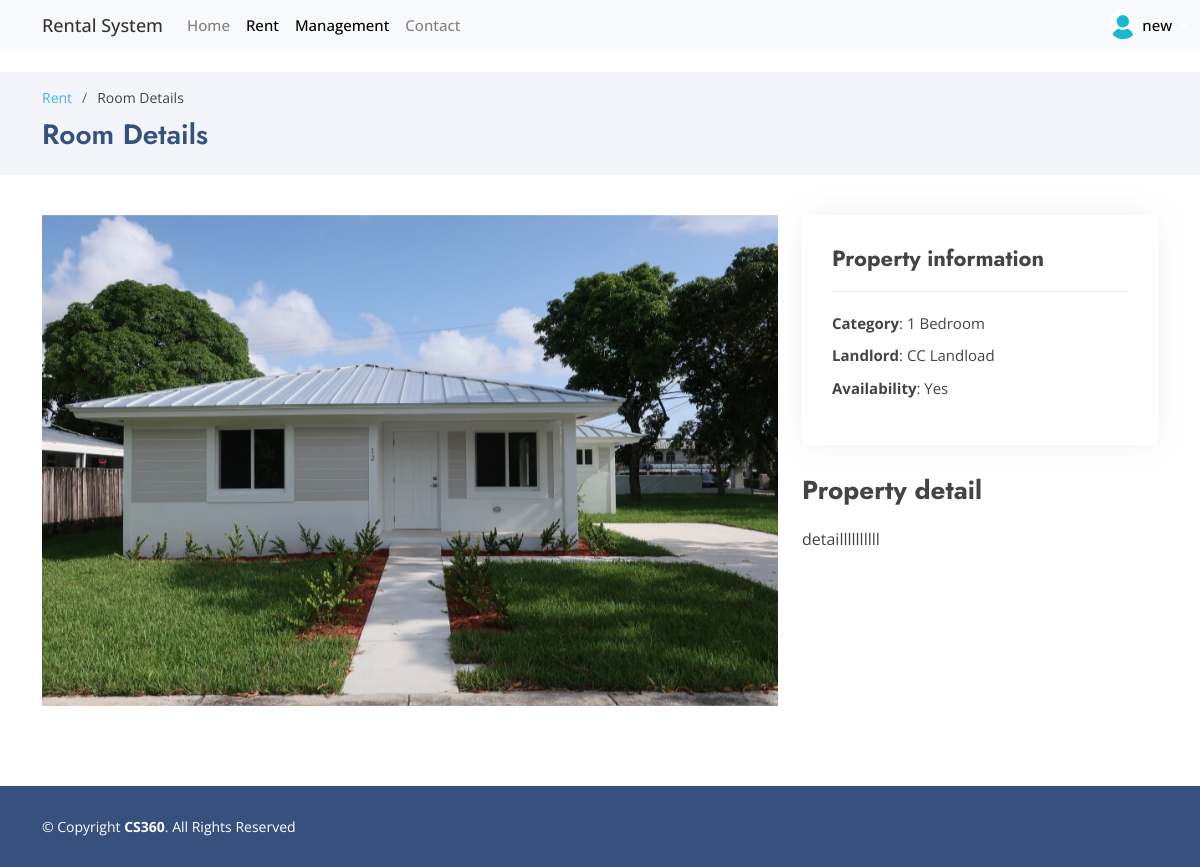
The app's page /property_details/1 (signed in) with its own data.
### app.py (models this page shows, shortened)
class User(UserMixin, db.Model):
    id = db.Column(db.Integer, primary_key=True)
    firstname = db.Column(db.String(150), nullable=False)
    lastname = db.Column(db.String(150), nullable=False)
    email = db.Column(db.String(150), unique=True, nullable=False)
    password = db.Column(db.String(150), nullable=False)
    user_type = db.Column(db.Enum('user', 'landlord', 'admin'), nullable=False, default='user')
    is_approved = db.Column(db.Boolean, default=True, nullable=False)
    image_file = db.Column(db.String(20), nullable=False, default='default.jpg')
    requests = db.relationship('Request', backref='user', lazy=True)
    properties = db.relationship('Property', backref='owner', lazy=True)

class Property(db.Model):
    id = db.Column(db.Integer, primary_key=True)
    name = db.Column(db.String(150), nullable=False)
    price = db.Column(db.Numeric(10, 2), nullable=False)
    availability = db.Column(db.Boolean, default=True, nullable=False)
    room_count = db.Column(db.Integer, nullable=False)
    image_url = db.Column(db.String(255), nullable=True, default='defaultH.png')
    detail = db.Column(db.Text, nullable=True)
    owner_id = db.Column(db.Integer, db.ForeignKey('user.id'), nullable=False)
    created_at = db.Column(db.DateTime, default=datetime.utcnow)
    __table_args__ = (CheckConstraint('room_count IN (1, 2, 3)'),)

### app.py (the view)
@app.route('/property_details/<int:property_id>')
@login_required
def property_details(property_id):
    property = Property.query.get_or_404(property_id)
    return render_template('property_details.html', property=property)

### app.py (called while the page is built)
@login_manager.user_loader
def load_user(user_id):
    return db.session.get(User, int(user_id))

### templates/property_details.html (shortened to what this page needs)
<!DOCTYPE html>
<html lang="en">
<head>
  <link href="{{ url_for('static', filename='assets/vendor/aos/aos.css') }}" rel="stylesheet">
  <link href="{{ url_for('static', filename='assets/vendor/bootstrap/css/bootstrap.min.css') }}" rel="stylesheet">
  <link href="{{ url_for('static', filename='assets/vendor/bootstrap-icons/bootstrap-icons.css') }}" rel="stylesheet">
  <link href="{{ url_for('static', filename='assets/vendor/boxicons/css/boxicons.min.css') }}" rel="stylesheet">
  <link href="{{ url_for('static', filename='assets/vendor/glightbox/css/glightbox.min.css') }}" rel="stylesheet">
  <link href="{{ url_for('static', filename='assets/vendor/remixicon/remixicon.css') }}" rel="stylesheet">
  <link href="{{ url_for('static', filename='assets/vendor/swiper/swiper-bundle.min.css') }}" rel="stylesheet">
  <link href="{{ url_for('static', filename='assets/css/style.css') }}" rel="stylesheet">
</head>
<body>
  <header id="header" class="fixed-top ">
    <div class="container d-flex align-items-center">
      <nav class="navbar navbar-expand-lg navbar-light bg-light fixed-top custom-nav">
        <div class="container-fluid">
            <a class="navbar-brand" href="#" style="color: #333; font-size: large;" >Rental System</a>
            <div class="collapse navbar-collapse" id="navbarNav">
                <ul class="navbar-nav">
                    <li class="nav-item">
                        <a class="nav-link" aria-current="page" href="{{ url_for('index') }}">Home</a>
                    </li>
                    <li class="nav-item">
                        <a class="nav-link  active" href="{{ url_for('rent') }}">Rent</a>
                    </li>
                    <li class="nav-item">
                      <a class="nav-link {% if request.endpoint != 'index' and request.endpoint != 'rent' and request.endpoint != 'contact' %} active {% endif %}"
                      href="{% if current_user.is_authenticated %}
                      {% if current_user.user_type == 'admin' %}
                          {{ url_for('admin_dashboard') }}
                      {% elif current_user.user_type == 'landlord' %}
                          {{ url_for('landlord_dashboard') }}
                      {% else %}
                          {{ url_for('user_dashboard') }}
                      {% endif %}
                   {% endif %}">Management</a>
                  </li>
                    <li class="nav-item">
                        <a class="nav-link" href="{{ url_for('contact') }}">Contact</a>
                    </li>
                </ul>
                <ul class="navbar-nav ms-auto">
                  {% if session.get('logged_in') %}
                  <div class="dropdown d-flex justify-content-end">
                      <a href="#" class="d-flex align-items-center text-white text-decoration-none dropdown-toggle" id="dropdownUser1" data-bs-toggle="dropdown" aria-expanded="false">
                          <img src="{{ url_for('static', filename=session.get('image_file', 'default.jpg')) }}" alt="user_image" width="30" height="30" class="rounded-circle">
                          <span class="d-none d-sm-inline mx-1" style="color: black;">{{ session.get('firstname') }}</span>
                      </a>
                  </div>
                  {% endif %}
              </ul>
            </div>
        </div>
    </nav>
    </div>
  </header>
  <main id="main">
    <section id="breadcrumbs" class="breadcrumbs">
      <div class="container">
        <ol>
          <li><a href="{{ url_for('rent') }}">Rent</a></li>
          <li>Room Details</li>
        </ol>
        <h2>Room Details</h2>
      </div>
    </section>
    <section id="portfolio-details" class="portfolio-details">
      <div class="container">
          <div class="row gy-4">
              <div class="col-lg-8">
                  <div class="portfolio-details-slider swiper">
                      <div class="swiper-wrapper align-items-center">
                          <div class="swiper-slide">
                              <img src="{{ url_for('static', filename=property.image_url.replace('\\', '/')) }}" alt="">
                          </div>
                      </div>
                  </div>
              </div>
              <div class="col-lg-4">
                  <div class="portfolio-info">
                      <h3>Property information</h3>
                      <ul>
                          <li><strong>Category</strong>: {{ property.room_count }} Bedroom</li>
                          <li><strong>Landlord</strong>: {{ property.owner.firstname }} {{ property.owner.lastname }}</li>
                          <li><strong>Availability</strong>: {{ 'Yes' if property.availability else 'No' }}</li>
                      </ul>
                  </div>
                  <div class="portfolio-description">
                      <h2>Property detail</h2>
                      <p>{{ property.detail }}</p>
                  </div>
              </div>
          </div>
      </div>
  </section>
  </main>
  <footer id="footer">
    <div class="container footer-bottom clearfix">
      <div class="copyright">
        &copy; Copyright <strong><span>CS360</span></strong>. All Rights Reserved
      </div>
    </div>
  </footer>
</body>
</html>

### static/assets/css/style.css (style rules this page uses)
body { font-family: "Open Sans", sans-serif; color: #444444; }
a { color: #47b2e4; text-decoration: none; }
h1, h2, h3, h4, h5, h6 { font-family: "Jost", sans-serif; }
#header { transition: all 0.5s; z-index: 997; padding: 15px 0; }
.navbar { padding: 0; }
.navbar ul { margin: 0; padding: 0; display: flex; list-style: none; align-items: center; }
.navbar li { position: relative; }
.navbar a, .navbar a:focus { display: flex; align-items: center; justify-content: space-between; padding: 10px 0 10px 30px; font-size: 15px; font-weight: 500; color: #fff; white-space: nowrap; transition: 0.3s; }
.navbar a:hover, .navbar .active, .navbar .active:focus, .navbar li:hover>a { color: #47b2e4; }
section { padding: 60px 0; overflow: hidden; }
.portfolio-details { padding-top: 40px; }
.portfolio-details .portfolio-details-slider img { width: 100%; }
.portfolio-details .portfolio-info { padding: 30px; box-shadow: 0px 0 30px rgba(55, 81, 126, 0.08); }
.portfolio-details .portfolio-info h3 { font-size: 22px; font-weight: 700; margin-bottom: 20px; padding-bottom: 20px; border-bottom: 1px solid #eee; }
.portfolio-details .portfolio-info ul { list-style: none; padding: 0; font-size: 15px; }
.portfolio-details .portfolio-info ul li+li { margin-top: 10px; }
.portfolio-details .portfolio-description { padding-top: 30px; }
.portfolio-details .portfolio-description h2 { font-size: 26px; font-weight: 700; margin-bottom: 20px; }
.portfolio-details .portfolio-description p { padding: 0; }
.breadcrumbs { padding: 15px 0; background: #f3f5fa; min-height: 40px; margin-top: 72px; }
.breadcrumbs h2 { font-size: 28px; font-weight: 600; color: #37517e; }
.breadcrumbs ol { display: flex; flex-wrap: wrap; list-style: none; padding: 0 0 10px 0; margin: 0; font-size: 14px; }
.breadcrumbs ol li+li { padding-left: 10px; }
.breadcrumbs ol li+li::before { display: inline-block; padding-right: 10px; color: #4668a2; content: "/"; }
#footer { font-size: 14px; background: #37517e; }
#footer .footer-bottom { padding-top: 30px; padding-bottom: 30px; color: #fff; }
#footer .copyright { float: left; }

### templates/property_details.html (style rules this page uses)
.custom-nav .nav-link { color: #838080; transition: color 0.3s ease; }

### records on screen
User: get "new"
Property: room_count "1", availability "Yes", detail "detaillllllllll"
User: owner.firstname "CC", owner.lastname "Landload"
